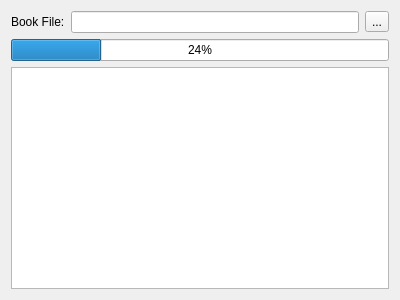
<?xml version="1.0" encoding="UTF-8"?>
<ui version="4.0">
 <class>BookReaderControl</class>
 <widget class="QWidget" name="BookReaderControl">
  <property name="geometry">
   <rect>
    <x>0</x>
    <y>0</y>
    <width>400</width>
    <height>300</height>
   </rect>
  </property>
  <property name="windowTitle">
   <string>Opening Book Reader</string>
  </property>
  <layout class="QFormLayout" name="formLayout">
   <property name="fieldGrowthPolicy">
    <enum>QFormLayout::AllNonFixedFieldsGrow</enum>
   </property>
   <item row="0" column="0" colspan="2">
    <widget class="QWidget" name="widget" native="true">
     <layout class="QHBoxLayout" name="horizontalLayout">
      <property name="leftMargin">
       <number>0</number>
      </property>
      <property name="topMargin">
       <number>0</number>
      </property>
      <property name="rightMargin">
       <number>0</number>
      </property>
      <property name="bottomMargin">
       <number>0</number>
      </property>
      <item>
       <widget class="QLabel" name="label">
        <property name="text">
         <string>Book File:</string>
        </property>
       </widget>
      </item>
      <item>
       <widget class="QLineEdit" name="lineEdit"/>
      </item>
      <item>
       <widget class="QToolButton" name="toolButton">
        <property name="text">
         <string>...</string>
        </property>
       </widget>
      </item>
     </layout>
    </widget>
   </item>
   <item row="1" column="0" colspan="2">
    <widget class="QProgressBar" name="prg_validation">
     <property name="value">
      <number>24</number>
     </property>
    </widget>
   </item>
   <item row="2" column="0" colspan="2">
    <widget class="QTreeView" name="treeView">
     <property name="sizePolicy">
      <sizepolicy hsizetype="Expanding" vsizetype="Expanding">
       <horstretch>0</horstretch>
       <verstretch>1</verstretch>
      </sizepolicy>
     </property>
    </widget>
   </item>
  </layout>
 </widget>
 <resources/>
 <connections>
  <connection>
   <sender>toolButton</sender>
   <signal>released()</signal>
   <receiver>BookReaderControl</receiver>
   <slot>SelectFile()</slot>
   <hints>
    <hint type="sourcelabel">
     <x>372</x>
     <y>27</y>
    </hint>
    <hint type="destinationlabel">
     <x>395</x>
     <y>32</y>
    </hint>
   </hints>
  </connection>
  <connection>
   <sender>lineEdit</sender>
   <signal>returnPressed()</signal>
   <receiver>BookReaderControl</receiver>
   <slot>file_selected()</slot>
   <hints>
    <hint type="sourcelabel">
     <x>112</x>
     <y>20</y>
    </hint>
    <hint type="destinationlabel">
     <x>164</x>
     <y>36</y>
    </hint>
   </hints>
  </connection>
 </connections>
 <slots>
  <slot>SelectFile()</slot>
  <slot>file_selected()</slot>
  <slot>validate_file()</slot>
 </slots>
</ui>
